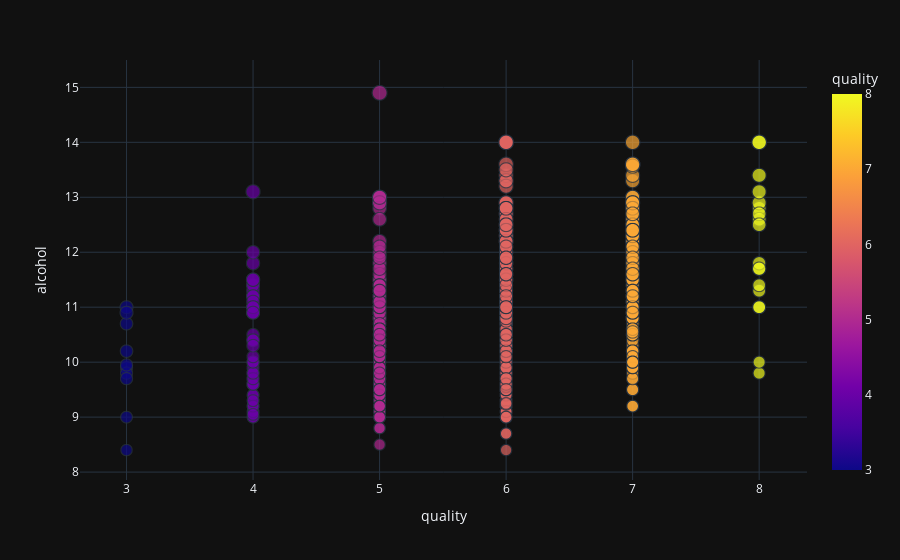

This figure's notebook cell:
### Markdown cell above
<center> Red Wine Alcohol vs Quality </center>

### Code cell
px.scatter(red, x="quality", y="alcohol", color="quality", size="alcohol", size_max=15, template="plotly_dark")

### Figure 1 — Plotly figure (JSON) as saved in the notebook; plotly's stock layout.template omitted (floating-point values rounded to 4 significant figures; data arrays with more than 128 entries replaced by an {"elided": "..."} marker saying what was removed)
{"data": [{"hovertemplate": "quality=%{marker.color}<br>alcohol=%{marker.size}<extra></extra>", "legendgroup": "", "marker": {"color": {"elided": "1599 int values"}, "coloraxis": "coloraxis", "size": {"elided": "1599 float values"}, "sizemode": "area", "sizeref": 0.06622, "symbol": "circle"}, "mode": "markers", "name": "", "showlegend": false, "type": "scattergl", "x": {"elided": "1599 int values"}, "xaxis": "x", "y": {"elided": "1599 float values"}, "yaxis": "y"}], "layout": {"coloraxis": {"colorbar": {"title": {"text": "quality"}}, "colorscale": [[0, "#0d0887"], [0.1111, "#46039f"], [0.2222, "#7201a8"], [0.3333, "#9c179e"], [0.4444, "#bd3786"], [0.5556, "#d8576b"], [0.6667, "#ed7953"], [0.7778, "#fb9f3a"], [0.8889, "#fdca26"], [1, "#f0f921"]]}, "legend": {"itemsizing": "constant", "tracegroupgap": 0}, "margin": {"t": 60}, "xaxis": {"anchor": "y", "domain": [0, 1], "title": {"text": "quality"}}, "yaxis": {"anchor": "x", "domain": [0, 1], "title": {"text": "alcohol"}}}}
